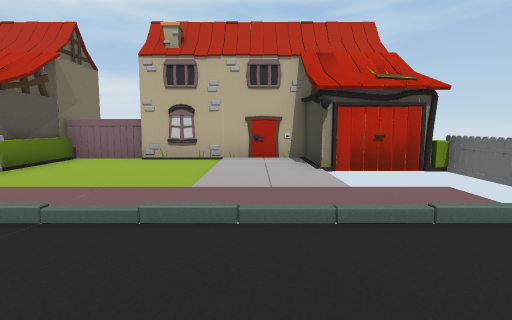
View 1 (above)

24 first-person views from a walk through a Unity game level. The camera is 1.4 m above the floor, tilts 6° down and sees 80° across. The floor is counted in squares, 2 m on a side. Each view is taken from the middle of a square. On the plan, view 1 faces up. The plan holds only what a view shows up to about 10 squares ahead; the rest is blank. The place goes on beyond the plan.

View 2
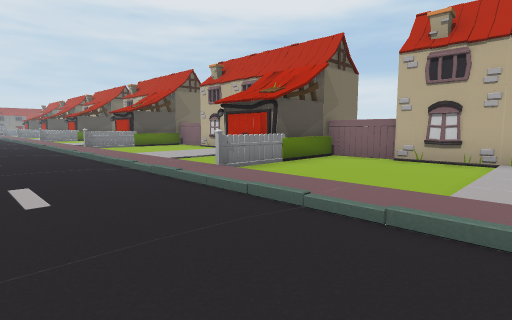

View 3
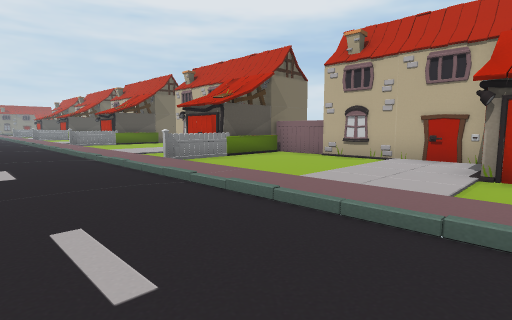

View 4
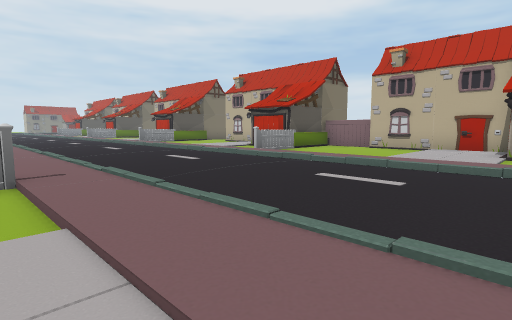

View 5
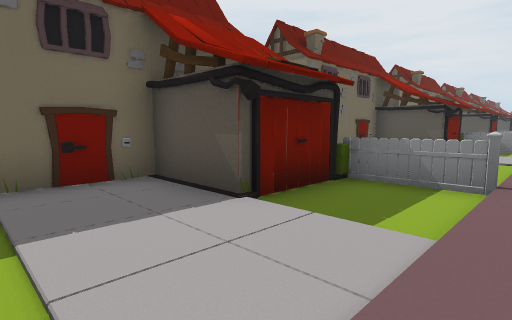

View 6
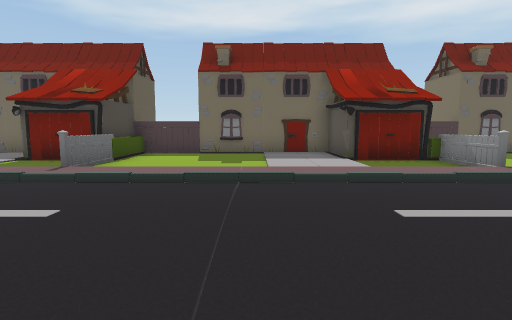

View 7
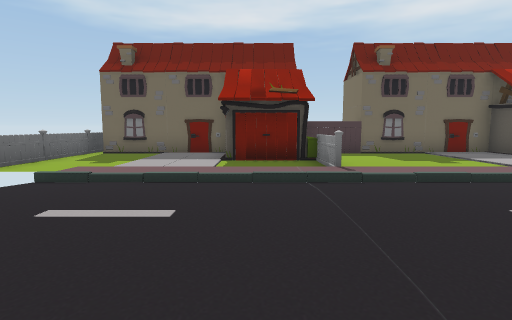

View 8
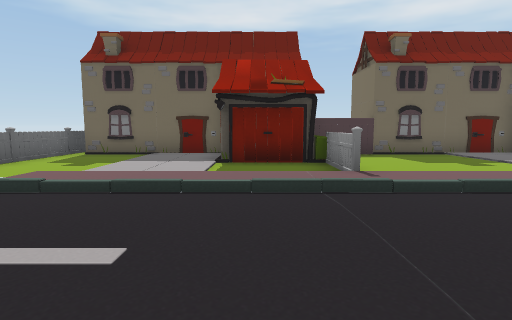

View 9
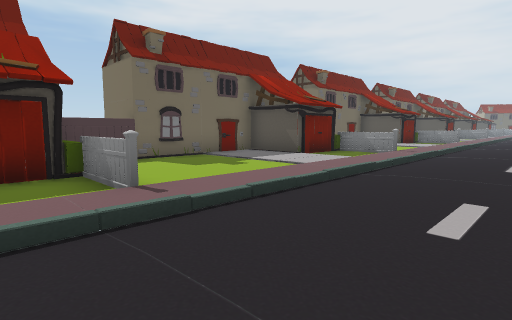

View 10
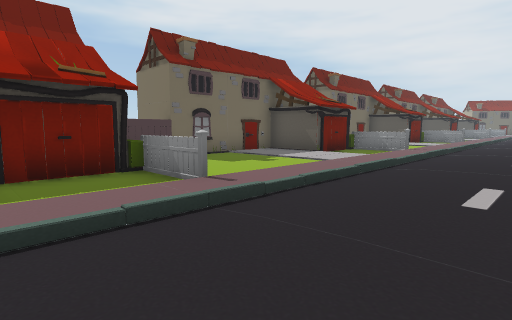

View 11
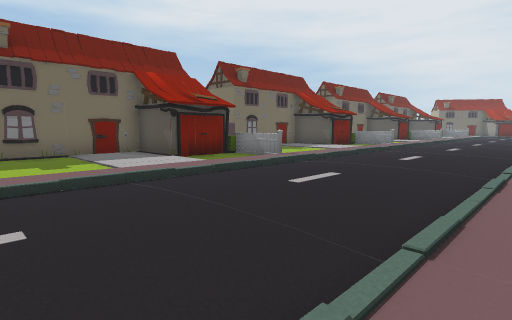

View 12
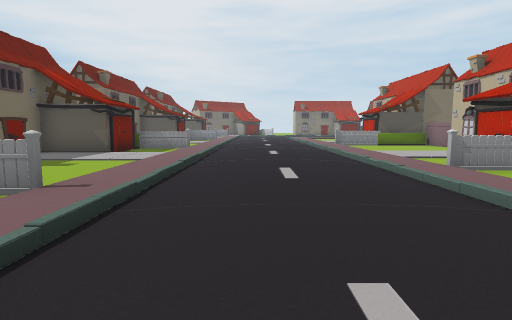

View 13
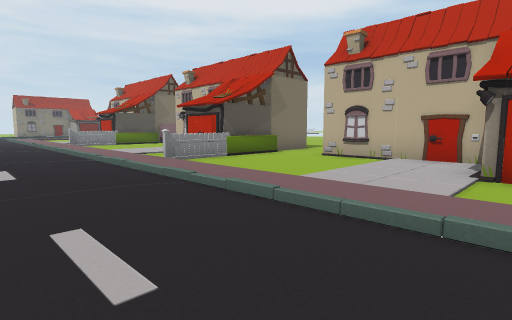

View 14
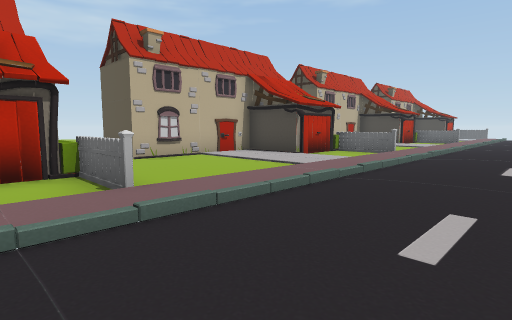

View 15
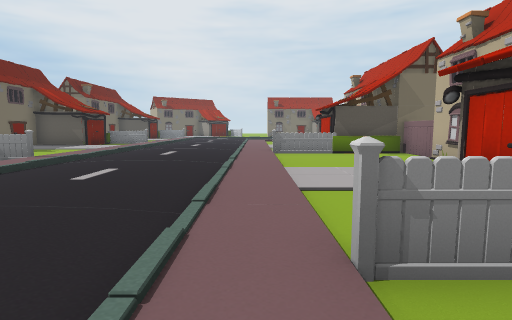

View 16
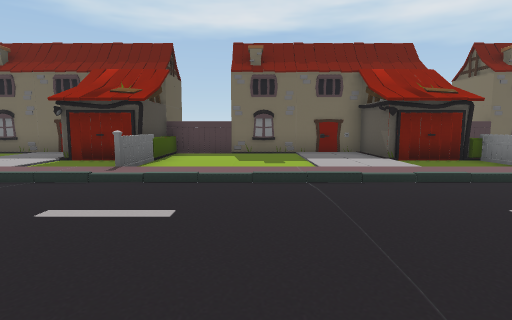

View 17
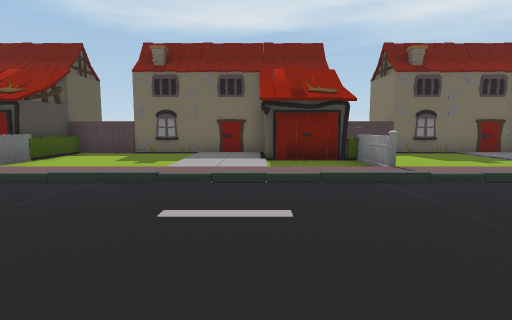

View 18
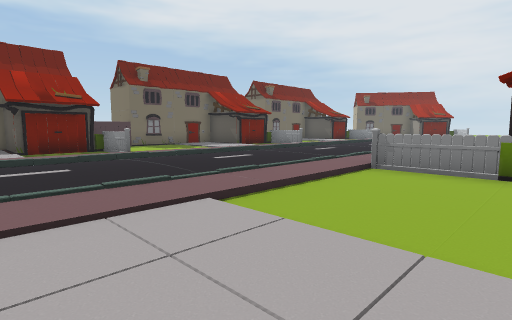

View 19
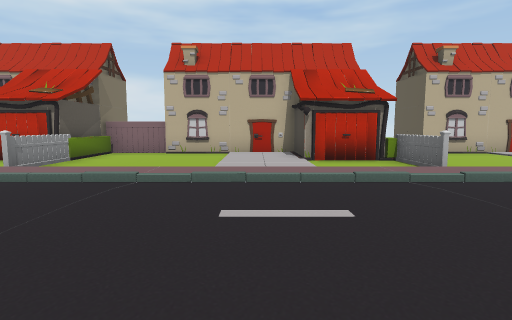

View 20
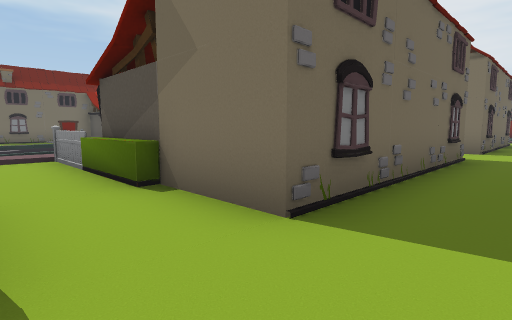

View 21
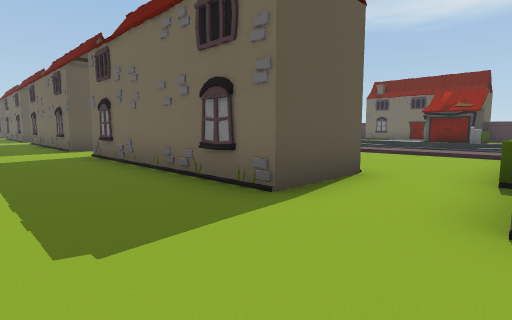

View 22
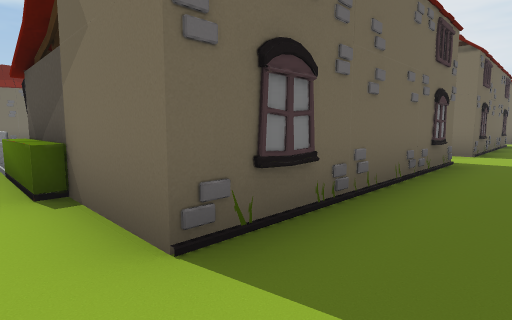

View 23
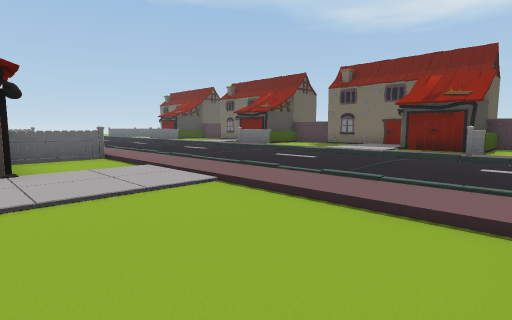

View 24
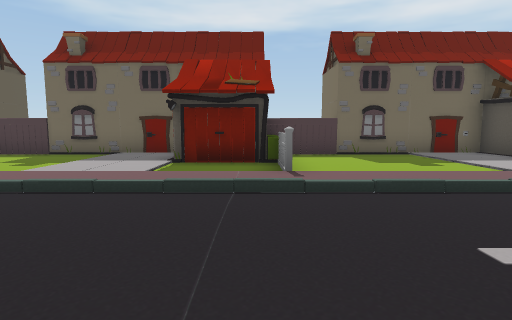

### Floor plan
Points are (right, up) in squares from view 1. A wall is a line through its corners. A room is listed if a view was taken in it or the views show most of it. See-through windows are left out.
Room 1 (views 1, 2, 3, 4, 5, 6, 7, 8, 9, 10, 11, 12, 13, 14, 15, 16, 17, 18, 19, 23, 24)
walls: (-15.8, -6.5) (-14.4, -6.5); (-15.2, 7.5) (-16.6, 7.5); (-23, 7.5) (-24.6, 7.5); (-10.9, 7.7) (-12.5, 7.7); (-24.4, -6.5) (-22.4, -6.5); (-10.4, 7.5) (-10.9, 7.5); (-8.4, -6.5) (-6.4, -6.5); (-6.9, 7.5) (-8.5, 7.5); (-30.8, 7.5) (-32.5, 7.5); (-2.8, 7.7) (-4.5, 7.7); (-2.4, 7.5) (-2.9, 7.5); (-32.4, -6.5) (-30.5, -6.5); (-0.1, -6.5) (1.5, -6.5); (-34.4, 7.5) (-34.9, 7.5); (-34.8, 7.7) (-36.5, 7.7); (1.2, 7.5) (-0.5, 7.5)
objects: garage (-38, 6) to (-37, 7); barrier (-37, 4) to (-37, 5); garage (-35, -6) to (-33, -5); barrier (-35, -4) to (-34, -3); garage (-30, 6) to (-29, 7); other object (-30, 8) to (-29, 8); barrier (-29, 4) to (-29, 5); garage (-27, -6) to (-25, -5); barrier (-27, -4) to (-26, -3); garage (-22, 6) to (-21, 7); other object (-22, 8) to (-21, 8); barrier (-21, 4) to (-21, 5); garage (-19, -6) to (-17, -5); barrier (-19, -4) to (-18, -3); garage (-14, 6) to (-13, 7); barrier (-13, 4) to (-13, 5); garage (-11, -6) to (-9, -5); barrier (-11, -4) to (-10, -3); garage (-6, 6) to (-5, 7); barrier (-5, 4) to (-5, 5); garage (-3, -6) to (-1, -5); barrier (-3, -4) to (-2, -3); garage (2, 5) to (3, 7); barrier (3, 4) to (3, 5); barrier (4, -7); barrier (4, -5)
Room 2 (views 20, 21, 22)
walls: (-18.8, 8.4) (-18.8, 9.5) (-17.2, 9.5); (-22.6, 9.5) (-20.8, 9.5) (-20.8, 8.5); (-26.8, 8.5) (-26.8, 9.5) (-24.4, 9.5); (-30.5, 9.5) (-28.8, 9.5) (-28.8, 8.5); (-34.9, 9.5) (-32.4, 9.5); (-38.5, 9.5) (-36.8, 9.5) (-36.8, 9.1)

Positions as (right, up) in squares from view 1, and headings:
1: (0, 0), facing up
2: (0, 0), facing up-left
3: (-6, 0), facing up-left
4: (-6, -3), facing up-left
5: (-6, -2), facing down-left
6: (-6, 3), facing down
7: (-1, 3), facing down
8: (-1, 2), facing down
9: (-9, 1), facing down-left
10: (-16, 1), facing down-left
11: (-20, 3), facing down-left
12: (-23, 0), facing left
13: (-22, 0), facing up-left
14: (-22, 0), facing up-right
15: (-27, 3), facing left
16: (-29, 3), facing down
17: (-32, 3), facing down
18: (-31, 6), facing down-left
19: (-32, -2), facing up
20: (-27, 11), facing down-left
21: (-29, 12), facing down-right
22: (-20, 11), facing down-left
23: (-20, 6), facing down-right
24: (-18, 2), facing down
